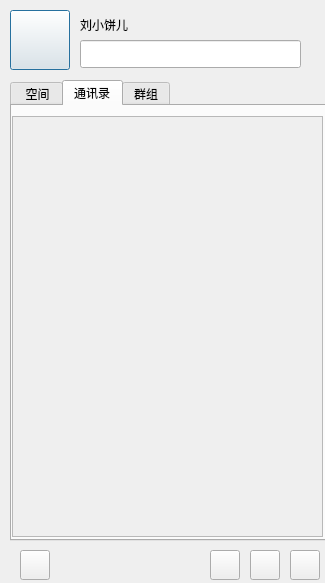
<?xml version="1.0" encoding="UTF-8"?>
<ui version="4.0">
 <class>mychatDialog</class>
 <widget class="QDialog" name="mychatDialog">
  <property name="geometry">
   <rect>
    <x>0</x>
    <y>0</y>
    <width>325</width>
    <height>583</height>
   </rect>
  </property>
  <property name="windowTitle">
   <string>chatDialog</string>
  </property>
  <widget class="QTabWidget" name="tw_page">
   <property name="geometry">
    <rect>
     <x>10</x>
     <y>80</y>
     <width>600</width>
     <height>461</height>
    </rect>
   </property>
   <property name="currentIndex">
    <number>1</number>
   </property>
   <widget class="QWidget" name="page_sapce">
    <attribute name="title">
     <string> 空间</string>
    </attribute>
   </widget>
   <widget class="QWidget" name="page_friend">
    <attribute name="title">
     <string>通讯录</string>
    </attribute>
    <widget class="QScrollArea" name="scrollArea">
     <property name="geometry">
      <rect>
       <x>0</x>
       <y>10</y>
       <width>311</width>
       <height>421</height>
      </rect>
     </property>
     <property name="widgetResizable">
      <bool>true</bool>
     </property>
     <widget class="QWidget" name="scrollAreaWidgetContents">
      <property name="geometry">
       <rect>
        <x>0</x>
        <y>0</y>
        <width>309</width>
        <height>419</height>
       </rect>
      </property>
      <layout class="QVBoxLayout" name="verticalLayout">
       <property name="leftMargin">
        <number>0</number>
       </property>
       <property name="topMargin">
        <number>3</number>
       </property>
       <property name="rightMargin">
        <number>0</number>
       </property>
       <property name="bottomMargin">
        <number>3</number>
       </property>
       <item>
        <widget class="QWidget" name="wdg_list" native="true"/>
       </item>
       <item>
        <spacer name="verticalSpacer">
         <property name="orientation">
          <enum>Qt::Vertical</enum>
         </property>
         <property name="sizeHint" stdset="0">
          <size>
           <width>28</width>
           <height>394</height>
          </size>
         </property>
        </spacer>
       </item>
      </layout>
     </widget>
    </widget>
   </widget>
   <widget class="QWidget" name="page_group">
    <attribute name="title">
     <string>群组</string>
    </attribute>
   </widget>
  </widget>
  <widget class="QPushButton" name="pb_icon">
   <property name="geometry">
    <rect>
     <x>10</x>
     <y>10</y>
     <width>60</width>
     <height>60</height>
    </rect>
   </property>
   <property name="text">
    <string/>
   </property>
   <property name="iconSize">
    <size>
     <width>60</width>
     <height>60</height>
    </size>
   </property>
  </widget>
  <widget class="QLineEdit" name="le_feeling">
   <property name="geometry">
    <rect>
     <x>80</x>
     <y>40</y>
     <width>221</width>
     <height>28</height>
    </rect>
   </property>
  </widget>
  <widget class="QLabel" name="id_name">
   <property name="geometry">
    <rect>
     <x>80</x>
     <y>10</y>
     <width>53</width>
     <height>30</height>
    </rect>
   </property>
   <property name="text">
    <string>刘小饼儿</string>
   </property>
  </widget>
  <widget class="QPushButton" name="pb_menu">
   <property name="geometry">
    <rect>
     <x>20</x>
     <y>550</y>
     <width>30</width>
     <height>30</height>
    </rect>
   </property>
   <property name="text">
    <string/>
   </property>
  </widget>
  <widget class="QPushButton" name="pb_tool1">
   <property name="geometry">
    <rect>
     <x>210</x>
     <y>550</y>
     <width>30</width>
     <height>30</height>
    </rect>
   </property>
   <property name="text">
    <string/>
   </property>
  </widget>
  <widget class="QPushButton" name="pb_tool2">
   <property name="geometry">
    <rect>
     <x>250</x>
     <y>550</y>
     <width>30</width>
     <height>30</height>
    </rect>
   </property>
   <property name="text">
    <string/>
   </property>
  </widget>
  <widget class="QPushButton" name="pb_tool3">
   <property name="geometry">
    <rect>
     <x>290</x>
     <y>550</y>
     <width>30</width>
     <height>30</height>
    </rect>
   </property>
   <property name="text">
    <string/>
   </property>
  </widget>
 </widget>
 <resources/>
 <connections/>
</ui>
